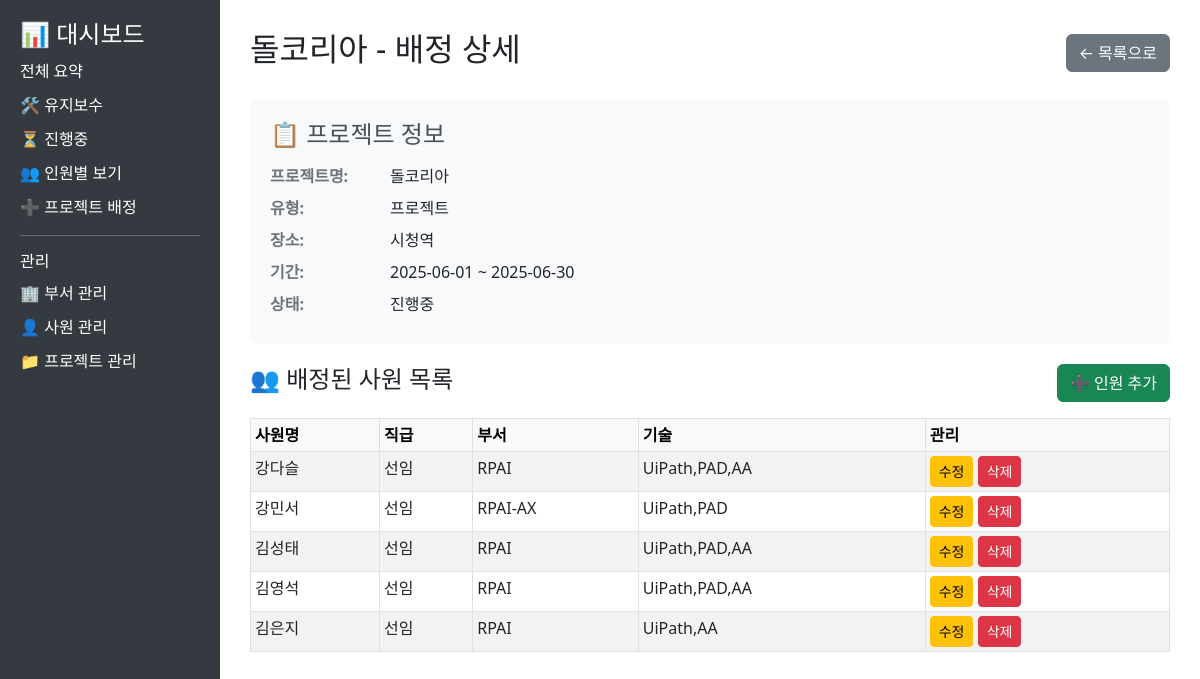
The app's page /assignment/16/detail with its own data.
### tables this page shows
CREATE TABLE projects (
        project_id INTEGER PRIMARY KEY AUTOINCREMENT,
        name TEXT NOT NULL,
        type_id INTEGER,
        location TEXT,
        start_date TEXT,
        end_date TEXT,
        status TEXT DEFAULT '대기',
        FOREIGN KEY (type_id) REFERENCES project_type(type_id)
    );

CREATE TABLE project_type (
        type_id INTEGER PRIMARY KEY AUTOINCREMENT,
        type_name TEXT NOT NULL
    );

CREATE TABLE employees (
        employee_id INTEGER PRIMARY KEY AUTOINCREMENT,
        name TEXT NOT NULL,
        position TEXT,
        department_id INTEGER,
        skills TEXT,
        FOREIGN KEY (department_id) REFERENCES departments(department_id)
    );

CREATE TABLE departments (
        department_id INTEGER PRIMARY KEY AUTOINCREMENT,
        name TEXT NOT NULL
    );

### dashboard/app.py (the view)
@app.route('/assignment/<int:project_id>/detail')
def assignment_detail(project_id):
    try:
        assignments = get_project_assignment_detail(project_id)
        project_info = get_project_info(project_id)
        if project_info.empty:
            flash('프로젝트를 찾을 수 없습니다.', 'error')
            return redirect(url_for('assignment'))
        return render_template('assignment_detail.html',
                             assignments=assignments,
                             project_info=project_info)
    except Exception as e:
        flash(f'데이터 조회 중 오류가 발생했습니다: {str(e)}', 'error')
        return redirect(url_for('assignment'))

### dashboard/query.py (called while the page is built)
def get_connection():
    conn = sqlite3.connect(DB_PATH)
    conn.row_factory = sqlite3.Row  # 컬럼명을 딕셔너리 형태로 접근 가능하게 설정
    return conn

def get_project_assignment_detail(project_id):
    conn = get_connection()
    df = pd.read_sql_query("""
        SELECT
            a.assignment_id,
            e.employee_id,
            e.name AS employee_name,
            e.position,
            d.name AS department,
            e.skills
        FROM assignment a
        JOIN employees e ON a.employee_id = e.employee_id
        LEFT JOIN departments d ON e.department_id = d.department_id
        WHERE a.project_id = ?
        ORDER BY e.name
    """, conn, params=(project_id,))
    conn.close()
    return df

def get_project_info(project_id):
    conn = get_connection()
    df = pd.read_sql_query("""
        SELECT
            p.project_id,
            p.name AS project_name,
            pt.type_name AS project_type,
            p.location,
            p.start_date,
            p.end_date,
            p.status
        FROM projects p
        LEFT JOIN project_type pt ON p.type_id = pt.type_id
        WHERE p.project_id = ?
    """, conn, params=(project_id,))
    conn.close()
    return df

### dashboard/templates/assignment_detail.html (shortened to what this page needs)
<!DOCTYPE html>
<html lang="ko">
<head>
    <link rel="stylesheet" href="https://cdn.jsdelivr.net/npm/bootstrap@5.3.0/dist/css/bootstrap.min.css">
</head>
<body>
    <div class="sidebar">
        <h4>📊 대시보드</h4>
        <a href="/">전체 요약</a>
        <a href="/maintenance">🛠 유지보수</a>
        <a href="/ongoing">⏳ 진행중</a>
        <a href="/assignment">👥 인원별 보기</a>
        <a href="/assignment/add">➕ 프로젝트 배정</a>
        <hr>
        <h6>관리</h6>
        <a href="/departments">🏢 부서 관리</a>
        <a href="/employees">👤 사원 관리</a>
        <a href="/projects">📁 프로젝트 관리</a>
    </div>
    <div class="content">
        <div class="d-flex justify-content-between align-items-center mb-4">
            <h2>{{ project_info.iloc[0]['project_name'] }} - 배정 상세</h2>
            <a href="/assignment" class="btn btn-secondary">← 목록으로</a>
        </div>
        <div class="project-info">
            <h4>📋 프로젝트 정보</h4>
            <div class="info-row">
                <div class="info-label">프로젝트명:</div>
                <div class="info-value">{{ project_info.iloc[0]['project_name'] }}</div>
            </div>
            <div class="info-row">
                <div class="info-label">유형:</div>
                <div class="info-value">{{ project_info.iloc[0]['project_type'] }}</div>
            </div>
            <div class="info-row">
                <div class="info-label">장소:</div>
                <div class="info-value">{{ project_info.iloc[0]['location'] }}</div>
            </div>
            <div class="info-row">
                <div class="info-label">기간:</div>
                <div class="info-value">{{ project_info.iloc[0]['start_date'] }} ~ {{ project_info.iloc[0]['end_date']
                    }}</div>
            </div>
            <div class="info-row">
                <div class="info-label">상태:</div>
                <div class="info-value">{{ project_info.iloc[0]['status'] }}</div>
            </div>
        </div>
        <div class="table-container">
            <div class="d-flex justify-content-between align-items-center mb-3">
                <h4>👥 배정된 사원 목록</h4>
                <a href="{{ url_for('add_assignment_to_project', project_id=project_info.iloc[0]['project_id']) }}"
                    class="btn btn-success">➕ 인원 추가</a>
            </div>
            {% if assignments.empty %}
            <p class="text-muted">배정된 사원이 없습니다.</p>
            {% else %}
            <table class="table table-bordered table-striped table-sm">
                <thead class="table-light">
                    <tr>
                        <th>사원명</th>
                        <th>직급</th>
                        <th>부서</th>
                        <th>기술</th>
                        <th>관리</th>
                    </tr>
                </thead>
                <tbody>
                    {% for _, row in assignments.iterrows() %}
                    <tr>
                        <td>{{ row['employee_name'] }}</td>
                        <td>{{ row['position'] }}</td>
                        <td>{{ row['department'] if row['department'] else '-' }}</td>
                        <td>{{ row['skills'] if row['skills'] else '-' }}</td>
                        <td>
                            <a href="{{ url_for('edit_assignment', assignment_id=row['assignment_id']) }}"
                                class="btn btn-sm btn-warning">수정</a>
                            <button class="btn btn-sm btn-danger delete-btn" data-type="assignment"
                                data-id="{{ row['assignment_id'] }}" data-name="{{ row['employee_name'] }}">삭제</button>
                        </td>
                    </tr>
                    {% endfor %}
                </tbody>
            </table>
            {% endif %}
        </div>
    </div>
</body>
</html>

### dashboard/templates/assignment_detail.html (style rules this page uses)
body { display: flex; }
.sidebar { width: 220px; background-color: #343a40; min-height: 100vh; padding: 20px; color: white; }
.sidebar a { color: #ffffff; text-decoration: none; display: block; margin: 10px 0; }
.content { flex-grow: 1; padding: 30px; }
.table-container { overflow-x: auto; }
.project-info { background-color: #f8f9fa; padding: 20px; border-radius: 8px; margin-bottom: 20px; }
.project-info h4 { color: #495057; margin-bottom: 15px; }
.info-row { display: flex; margin-bottom: 8px; }
.info-label { font-weight: bold; width: 120px; color: #6c757d; }
.info-value { flex: 1; }

### records on screen
projects: name "돌코리아", location "시청역", start_date "2025-06-01", end_date "2025-06-30", status "진행중"
project_type: type_name "프로젝트"
employees: employee_name "강다슬", position "선임", skills "UiPath,PAD,AA"
departments: name "RPAI" "RPAI" "RPAI" "RPAI"
employees: employee_name "강민서", position "선임", skills "UiPath,PAD"
departments: name "RPAI-AX"
employees: employee_name "김성태", position "선임", skills "UiPath,PAD,AA"
employees: employee_name "김영석", position "선임", skills "UiPath,PAD,AA"
employees: employee_name "김은지", position "선임", skills "UiPath,AA"
